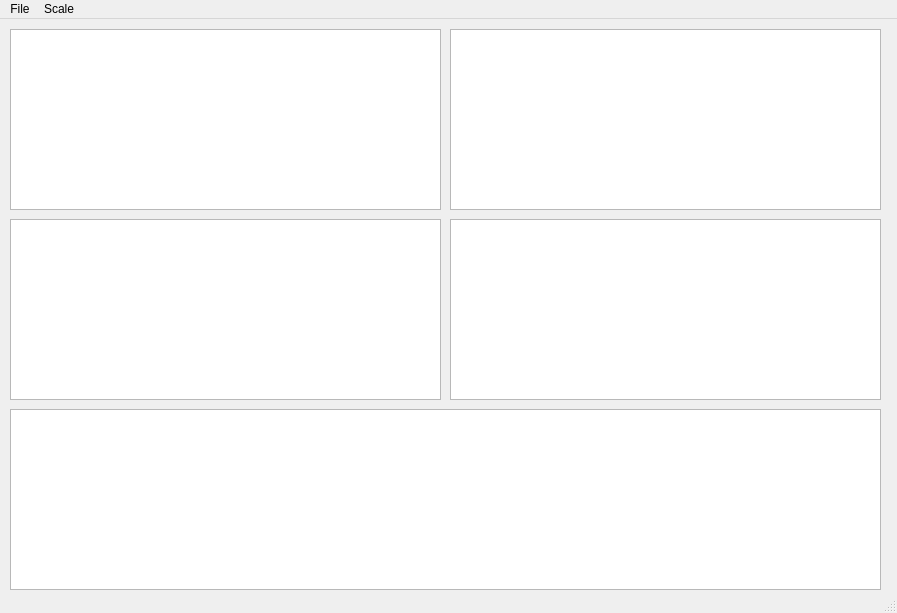
<?xml version="1.0" encoding="UTF-8"?>
<ui version="4.0">
 <class>MainWindow</class>
 <widget class="QMainWindow" name="MainWindow">
  <property name="geometry">
   <rect>
    <x>0</x>
    <y>0</y>
    <width>897</width>
    <height>613</height>
   </rect>
  </property>
  <property name="sizePolicy">
   <sizepolicy hsizetype="Preferred" vsizetype="Preferred">
    <horstretch>0</horstretch>
    <verstretch>0</verstretch>
   </sizepolicy>
  </property>
  <property name="windowTitle">
   <string>TIP</string>
  </property>
  <widget class="QWidget" name="centralwidget">
   <widget class="PlotWidget" name="Temp_view2">
    <property name="geometry">
     <rect>
      <x>450</x>
      <y>10</y>
      <width>431</width>
      <height>181</height>
     </rect>
    </property>
    <property name="sizePolicy">
     <sizepolicy hsizetype="Expanding" vsizetype="Expanding">
      <horstretch>0</horstretch>
      <verstretch>0</verstretch>
     </sizepolicy>
    </property>
   </widget>
   <widget class="PlotWidget" name="Temp_view3">
    <property name="geometry">
     <rect>
      <x>10</x>
      <y>200</y>
      <width>431</width>
      <height>181</height>
     </rect>
    </property>
   </widget>
   <widget class="PlotWidget" name="Temp_view1">
    <property name="geometry">
     <rect>
      <x>10</x>
      <y>10</y>
      <width>431</width>
      <height>181</height>
     </rect>
    </property>
    <property name="sizePolicy">
     <sizepolicy hsizetype="Expanding" vsizetype="Expanding">
      <horstretch>0</horstretch>
      <verstretch>0</verstretch>
     </sizepolicy>
    </property>
   </widget>
   <widget class="PlotWidget" name="Temp_view5">
    <property name="geometry">
     <rect>
      <x>450</x>
      <y>200</y>
      <width>431</width>
      <height>181</height>
     </rect>
    </property>
   </widget>
   <widget class="PlotWidget" name="Temp_view4">
    <property name="geometry">
     <rect>
      <x>10</x>
      <y>390</y>
      <width>871</width>
      <height>181</height>
     </rect>
    </property>
   </widget>
   <widget class="QDoubleSpinBox" name="T2_field">
    <property name="geometry">
     <rect>
      <x>650</x>
      <y>20</y>
      <width>221</width>
      <height>31</height>
     </rect>
    </property>
    <property name="sizePolicy">
     <sizepolicy hsizetype="Expanding" vsizetype="Expanding">
      <horstretch>20</horstretch>
      <verstretch>20</verstretch>
     </sizepolicy>
    </property>
    <property name="sizeIncrement">
     <size>
      <width>0</width>
      <height>0</height>
     </size>
    </property>
    <property name="palette">
     <palette>
      <active>
       <colorrole role="WindowText">
        <brush brushstyle="SolidPattern">
         <color alpha="255">
          <red>255</red>
          <green>255</green>
          <blue>0</blue>
         </color>
        </brush>
       </colorrole>
       <colorrole role="Light">
        <brush brushstyle="SolidPattern">
         <color alpha="0">
          <red>255</red>
          <green>255</green>
          <blue>255</blue>
         </color>
        </brush>
       </colorrole>
       <colorrole role="Text">
        <brush brushstyle="SolidPattern">
         <color alpha="190">
          <red>255</red>
          <green>255</green>
          <blue>255</blue>
         </color>
        </brush>
       </colorrole>
       <colorrole role="Base">
        <brush brushstyle="SolidPattern">
         <color alpha="0">
          <red>255</red>
          <green>255</green>
          <blue>255</blue>
         </color>
        </brush>
       </colorrole>
      </active>
      <inactive>
       <colorrole role="WindowText">
        <brush brushstyle="SolidPattern">
         <color alpha="255">
          <red>255</red>
          <green>255</green>
          <blue>0</blue>
         </color>
        </brush>
       </colorrole>
       <colorrole role="Light">
        <brush brushstyle="SolidPattern">
         <color alpha="0">
          <red>255</red>
          <green>255</green>
          <blue>255</blue>
         </color>
        </brush>
       </colorrole>
       <colorrole role="Text">
        <brush brushstyle="SolidPattern">
         <color alpha="190">
          <red>255</red>
          <green>255</green>
          <blue>255</blue>
         </color>
        </brush>
       </colorrole>
       <colorrole role="Base">
        <brush brushstyle="SolidPattern">
         <color alpha="0">
          <red>255</red>
          <green>255</green>
          <blue>255</blue>
         </color>
        </brush>
       </colorrole>
      </inactive>
      <disabled>
       <colorrole role="WindowText">
        <brush brushstyle="SolidPattern">
         <color alpha="255">
          <red>120</red>
          <green>120</green>
          <blue>120</blue>
         </color>
        </brush>
       </colorrole>
       <colorrole role="Light">
        <brush brushstyle="SolidPattern">
         <color alpha="0">
          <red>255</red>
          <green>255</green>
          <blue>255</blue>
         </color>
        </brush>
       </colorrole>
       <colorrole role="Text">
        <brush brushstyle="SolidPattern">
         <color alpha="255">
          <red>120</red>
          <green>120</green>
          <blue>120</blue>
         </color>
        </brush>
       </colorrole>
       <colorrole role="Base">
        <brush brushstyle="SolidPattern">
         <color alpha="255">
          <red>240</red>
          <green>240</green>
          <blue>240</blue>
         </color>
        </brush>
       </colorrole>
      </disabled>
     </palette>
    </property>
    <property name="font">
     <font>
      <pointsize>23</pointsize>
     </font>
    </property>
    <property name="layoutDirection">
     <enum>Qt::LeftToRight</enum>
    </property>
    <property name="autoFillBackground">
     <bool>false</bool>
    </property>
    <property name="locale">
     <locale language="English" country="UnitedStates"/>
    </property>
    <property name="frame">
     <bool>false</bool>
    </property>
    <property name="alignment">
     <set>Qt::AlignRight|Qt::AlignTrailing|Qt::AlignVCenter</set>
    </property>
    <property name="readOnly">
     <bool>true</bool>
    </property>
    <property name="buttonSymbols">
     <enum>QAbstractSpinBox::NoButtons</enum>
    </property>
    <property name="prefix">
     <string>T2: </string>
    </property>
    <property name="suffix">
     <string> K</string>
    </property>
    <property name="decimals">
     <number>2</number>
    </property>
    <property name="maximum">
     <double>1000.000000000000000</double>
    </property>
    <property name="value">
     <double>0.000000000000000</double>
    </property>
   </widget>
   <widget class="QDoubleSpinBox" name="T3_field">
    <property name="geometry">
     <rect>
      <x>210</x>
      <y>210</y>
      <width>221</width>
      <height>31</height>
     </rect>
    </property>
    <property name="sizePolicy">
     <sizepolicy hsizetype="Expanding" vsizetype="Expanding">
      <horstretch>20</horstretch>
      <verstretch>20</verstretch>
     </sizepolicy>
    </property>
    <property name="sizeIncrement">
     <size>
      <width>0</width>
      <height>0</height>
     </size>
    </property>
    <property name="palette">
     <palette>
      <active>
       <colorrole role="WindowText">
        <brush brushstyle="SolidPattern">
         <color alpha="255">
          <red>255</red>
          <green>255</green>
          <blue>0</blue>
         </color>
        </brush>
       </colorrole>
       <colorrole role="Light">
        <brush brushstyle="SolidPattern">
         <color alpha="0">
          <red>255</red>
          <green>255</green>
          <blue>255</blue>
         </color>
        </brush>
       </colorrole>
       <colorrole role="Text">
        <brush brushstyle="SolidPattern">
         <color alpha="190">
          <red>255</red>
          <green>255</green>
          <blue>255</blue>
         </color>
        </brush>
       </colorrole>
       <colorrole role="Base">
        <brush brushstyle="SolidPattern">
         <color alpha="0">
          <red>255</red>
          <green>255</green>
          <blue>255</blue>
         </color>
        </brush>
       </colorrole>
      </active>
      <inactive>
       <colorrole role="WindowText">
        <brush brushstyle="SolidPattern">
         <color alpha="255">
          <red>255</red>
          <green>255</green>
          <blue>0</blue>
         </color>
        </brush>
       </colorrole>
       <colorrole role="Light">
        <brush brushstyle="SolidPattern">
         <color alpha="0">
          <red>255</red>
          <green>255</green>
          <blue>255</blue>
         </color>
        </brush>
       </colorrole>
       <colorrole role="Text">
        <brush brushstyle="SolidPattern">
         <color alpha="190">
          <red>255</red>
          <green>255</green>
          <blue>255</blue>
         </color>
        </brush>
       </colorrole>
       <colorrole role="Base">
        <brush brushstyle="SolidPattern">
         <color alpha="0">
          <red>255</red>
          <green>255</green>
          <blue>255</blue>
         </color>
        </brush>
       </colorrole>
      </inactive>
      <disabled>
       <colorrole role="WindowText">
        <brush brushstyle="SolidPattern">
         <color alpha="255">
          <red>120</red>
          <green>120</green>
          <blue>120</blue>
         </color>
        </brush>
       </colorrole>
       <colorrole role="Light">
        <brush brushstyle="SolidPattern">
         <color alpha="0">
          <red>255</red>
          <green>255</green>
          <blue>255</blue>
         </color>
        </brush>
       </colorrole>
       <colorrole role="Text">
        <brush brushstyle="SolidPattern">
         <color alpha="255">
          <red>120</red>
          <green>120</green>
          <blue>120</blue>
         </color>
        </brush>
       </colorrole>
       <colorrole role="Base">
        <brush brushstyle="SolidPattern">
         <color alpha="255">
          <red>240</red>
          <green>240</green>
          <blue>240</blue>
         </color>
        </brush>
       </colorrole>
      </disabled>
     </palette>
    </property>
    <property name="font">
     <font>
      <pointsize>23</pointsize>
     </font>
    </property>
    <property name="layoutDirection">
     <enum>Qt::LeftToRight</enum>
    </property>
    <property name="autoFillBackground">
     <bool>false</bool>
    </property>
    <property name="locale">
     <locale language="English" country="UnitedStates"/>
    </property>
    <property name="frame">
     <bool>false</bool>
    </property>
    <property name="alignment">
     <set>Qt::AlignRight|Qt::AlignTrailing|Qt::AlignVCenter</set>
    </property>
    <property name="readOnly">
     <bool>true</bool>
    </property>
    <property name="buttonSymbols">
     <enum>QAbstractSpinBox::NoButtons</enum>
    </property>
    <property name="prefix">
     <string>T3: </string>
    </property>
    <property name="suffix">
     <string> K</string>
    </property>
    <property name="decimals">
     <number>2</number>
    </property>
    <property name="maximum">
     <double>1000.000000000000000</double>
    </property>
    <property name="value">
     <double>0.000000000000000</double>
    </property>
   </widget>
   <widget class="QDoubleSpinBox" name="T5_field">
    <property name="geometry">
     <rect>
      <x>650</x>
      <y>210</y>
      <width>221</width>
      <height>31</height>
     </rect>
    </property>
    <property name="sizePolicy">
     <sizepolicy hsizetype="Expanding" vsizetype="Expanding">
      <horstretch>20</horstretch>
      <verstretch>20</verstretch>
     </sizepolicy>
    </property>
    <property name="sizeIncrement">
     <size>
      <width>0</width>
      <height>0</height>
     </size>
    </property>
    <property name="palette">
     <palette>
      <active>
       <colorrole role="WindowText">
        <brush brushstyle="SolidPattern">
         <color alpha="255">
          <red>255</red>
          <green>255</green>
          <blue>0</blue>
         </color>
        </brush>
       </colorrole>
       <colorrole role="Light">
        <brush brushstyle="SolidPattern">
         <color alpha="0">
          <red>255</red>
          <green>255</green>
          <blue>255</blue>
         </color>
        </brush>
       </colorrole>
       <colorrole role="Text">
        <brush brushstyle="SolidPattern">
         <color alpha="190">
          <red>255</red>
          <green>255</green>
          <blue>255</blue>
         </color>
        </brush>
       </colorrole>
       <colorrole role="Base">
        <brush brushstyle="SolidPattern">
         <color alpha="0">
          <red>255</red>
          <green>255</green>
          <blue>255</blue>
         </color>
        </brush>
       </colorrole>
      </active>
      <inactive>
       <colorrole role="WindowText">
        <brush brushstyle="SolidPattern">
         <color alpha="255">
          <red>255</red>
          <green>255</green>
          <blue>0</blue>
         </color>
        </brush>
       </colorrole>
       <colorrole role="Light">
        <brush brushstyle="SolidPattern">
         <color alpha="0">
          <red>255</red>
          <green>255</green>
          <blue>255</blue>
         </color>
        </brush>
       </colorrole>
       <colorrole role="Text">
        <brush brushstyle="SolidPattern">
         <color alpha="190">
          <red>255</red>
          <green>255</green>
          <blue>255</blue>
         </color>
        </brush>
       </colorrole>
       <colorrole role="Base">
        <brush brushstyle="SolidPattern">
         <color alpha="0">
          <red>255</red>
          <green>255</green>
          <blue>255</blue>
         </color>
        </brush>
       </colorrole>
      </inactive>
      <disabled>
       <colorrole role="WindowText">
        <brush brushstyle="SolidPattern">
         <color alpha="255">
          <red>120</red>
          <green>120</green>
          <blue>120</blue>
         </color>
        </brush>
       </colorrole>
       <colorrole role="Light">
        <brush brushstyle="SolidPattern">
         <color alpha="0">
          <red>255</red>
          <green>255</green>
          <blue>255</blue>
         </color>
        </brush>
       </colorrole>
       <colorrole role="Text">
        <brush brushstyle="SolidPattern">
         <color alpha="255">
          <red>120</red>
          <green>120</green>
          <blue>120</blue>
         </color>
        </brush>
       </colorrole>
       <colorrole role="Base">
        <brush brushstyle="SolidPattern">
         <color alpha="255">
          <red>240</red>
          <green>240</green>
          <blue>240</blue>
         </color>
        </brush>
       </colorrole>
      </disabled>
     </palette>
    </property>
    <property name="font">
     <font>
      <pointsize>23</pointsize>
     </font>
    </property>
    <property name="layoutDirection">
     <enum>Qt::LeftToRight</enum>
    </property>
    <property name="autoFillBackground">
     <bool>false</bool>
    </property>
    <property name="locale">
     <locale language="English" country="UnitedStates"/>
    </property>
    <property name="frame">
     <bool>false</bool>
    </property>
    <property name="alignment">
     <set>Qt::AlignRight|Qt::AlignTrailing|Qt::AlignVCenter</set>
    </property>
    <property name="readOnly">
     <bool>true</bool>
    </property>
    <property name="buttonSymbols">
     <enum>QAbstractSpinBox::NoButtons</enum>
    </property>
    <property name="prefix">
     <string>T5: </string>
    </property>
    <property name="suffix">
     <string> K</string>
    </property>
    <property name="decimals">
     <number>2</number>
    </property>
    <property name="maximum">
     <double>1000.000000000000000</double>
    </property>
    <property name="value">
     <double>0.000000000000000</double>
    </property>
   </widget>
   <widget class="QDoubleSpinBox" name="T4_field">
    <property name="geometry">
     <rect>
      <x>650</x>
      <y>400</y>
      <width>221</width>
      <height>31</height>
     </rect>
    </property>
    <property name="sizePolicy">
     <sizepolicy hsizetype="Expanding" vsizetype="Expanding">
      <horstretch>20</horstretch>
      <verstretch>20</verstretch>
     </sizepolicy>
    </property>
    <property name="sizeIncrement">
     <size>
      <width>0</width>
      <height>0</height>
     </size>
    </property>
    <property name="palette">
     <palette>
      <active>
       <colorrole role="WindowText">
        <brush brushstyle="SolidPattern">
         <color alpha="255">
          <red>255</red>
          <green>255</green>
          <blue>0</blue>
         </color>
        </brush>
       </colorrole>
       <colorrole role="Light">
        <brush brushstyle="SolidPattern">
         <color alpha="0">
          <red>255</red>
          <green>255</green>
          <blue>255</blue>
         </color>
        </brush>
       </colorrole>
       <colorrole role="Text">
        <brush brushstyle="SolidPattern">
         <color alpha="190">
          <red>255</red>
          <green>255</green>
          <blue>255</blue>
         </color>
        </brush>
       </colorrole>
       <colorrole role="Base">
        <brush brushstyle="SolidPattern">
         <color alpha="0">
          <red>255</red>
          <green>255</green>
          <blue>255</blue>
         </color>
        </brush>
       </colorrole>
      </active>
      <inactive>
       <colorrole role="WindowText">
        <brush brushstyle="SolidPattern">
         <color alpha="255">
          <red>255</red>
          <green>255</green>
          <blue>0</blue>
         </color>
        </brush>
       </colorrole>
       <colorrole role="Light">
        <brush brushstyle="SolidPattern">
         <color alpha="0">
          <red>255</red>
          <green>255</green>
          <blue>255</blue>
         </color>
        </brush>
       </colorrole>
       <colorrole role="Text">
        <brush brushstyle="SolidPattern">
         <color alpha="190">
          <red>255</red>
          <green>255</green>
          <blue>255</blue>
         </color>
        </brush>
       </colorrole>
       <colorrole role="Base">
        <brush brushstyle="SolidPattern">
         <color alpha="0">
          <red>255</red>
          <green>255</green>
          <blue>255</blue>
         </color>
        </brush>
       </colorrole>
      </inactive>
      <disabled>
       <colorrole role="WindowText">
        <brush brushstyle="SolidPattern">
         <color alpha="255">
          <red>120</red>
          <green>120</green>
          <blue>120</blue>
         </color>
        </brush>
       </colorrole>
       <colorrole role="Light">
        <brush brushstyle="SolidPattern">
         <color alpha="0">
          <red>255</red>
          <green>255</green>
          <blue>255</blue>
         </color>
        </brush>
       </colorrole>
       <colorrole role="Text">
        <brush brushstyle="SolidPattern">
         <color alpha="255">
          <red>120</red>
          <green>120</green>
          <blue>120</blue>
         </color>
        </brush>
       </colorrole>
       <colorrole role="Base">
        <brush brushstyle="SolidPattern">
         <color alpha="255">
          <red>240</red>
          <green>240</green>
          <blue>240</blue>
         </color>
        </brush>
       </colorrole>
      </disabled>
     </palette>
    </property>
    <property name="font">
     <font>
      <pointsize>23</pointsize>
     </font>
    </property>
    <property name="layoutDirection">
     <enum>Qt::LeftToRight</enum>
    </property>
    <property name="autoFillBackground">
     <bool>false</bool>
    </property>
    <property name="locale">
     <locale language="English" country="UnitedStates"/>
    </property>
    <property name="frame">
     <bool>false</bool>
    </property>
    <property name="alignment">
     <set>Qt::AlignRight|Qt::AlignTrailing|Qt::AlignVCenter</set>
    </property>
    <property name="readOnly">
     <bool>true</bool>
    </property>
    <property name="buttonSymbols">
     <enum>QAbstractSpinBox::NoButtons</enum>
    </property>
    <property name="prefix">
     <string>T4: </string>
    </property>
    <property name="suffix">
     <string> K</string>
    </property>
    <property name="decimals">
     <number>2</number>
    </property>
    <property name="maximum">
     <double>1000.000000000000000</double>
    </property>
    <property name="value">
     <double>0.000000000000000</double>
    </property>
   </widget>
   <widget class="QDoubleSpinBox" name="T1a_field">
    <property name="geometry">
     <rect>
      <x>200</x>
      <y>20</y>
      <width>231</width>
      <height>31</height>
     </rect>
    </property>
    <property name="sizePolicy">
     <sizepolicy hsizetype="Expanding" vsizetype="Expanding">
      <horstretch>20</horstretch>
      <verstretch>20</verstretch>
     </sizepolicy>
    </property>
    <property name="sizeIncrement">
     <size>
      <width>0</width>
      <height>0</height>
     </size>
    </property>
    <property name="palette">
     <palette>
      <active>
       <colorrole role="WindowText">
        <brush brushstyle="SolidPattern">
         <color alpha="255">
          <red>255</red>
          <green>255</green>
          <blue>0</blue>
         </color>
        </brush>
       </colorrole>
       <colorrole role="Light">
        <brush brushstyle="SolidPattern">
         <color alpha="0">
          <red>255</red>
          <green>255</green>
          <blue>255</blue>
         </color>
        </brush>
       </colorrole>
       <colorrole role="Text">
        <brush brushstyle="SolidPattern">
         <color alpha="190">
          <red>255</red>
          <green>255</green>
          <blue>255</blue>
         </color>
        </brush>
       </colorrole>
       <colorrole role="Base">
        <brush brushstyle="SolidPattern">
         <color alpha="0">
          <red>255</red>
          <green>255</green>
          <blue>255</blue>
         </color>
        </brush>
       </colorrole>
      </active>
      <inactive>
       <colorrole role="WindowText">
        <brush brushstyle="SolidPattern">
         <color alpha="255">
          <red>255</red>
          <green>255</green>
          <blue>0</blue>
         </color>
        </brush>
       </colorrole>
       <colorrole role="Light">
        <brush brushstyle="SolidPattern">
         <color alpha="0">
          <red>255</red>
          <green>255</green>
          <blue>255</blue>
         </color>
        </brush>
       </colorrole>
       <colorrole role="Text">
        <brush brushstyle="SolidPattern">
         <color alpha="190">
          <red>255</red>
          <green>255</green>
          <blue>255</blue>
         </color>
        </brush>
       </colorrole>
       <colorrole role="Base">
        <brush brushstyle="SolidPattern">
         <color alpha="0">
          <red>255</red>
          <green>255</green>
          <blue>255</blue>
         </color>
        </brush>
       </colorrole>
      </inactive>
      <disabled>
       <colorrole role="WindowText">
        <brush brushstyle="SolidPattern">
         <color alpha="255">
          <red>120</red>
          <green>120</green>
          <blue>120</blue>
         </color>
        </brush>
       </colorrole>
       <colorrole role="Light">
        <brush brushstyle="SolidPattern">
         <color alpha="0">
          <red>255</red>
          <green>255</green>
          <blue>255</blue>
         </color>
        </brush>
       </colorrole>
       <colorrole role="Text">
        <brush brushstyle="SolidPattern">
         <color alpha="255">
          <red>120</red>
          <green>120</green>
          <blue>120</blue>
         </color>
        </brush>
       </colorrole>
       <colorrole role="Base">
        <brush brushstyle="SolidPattern">
         <color alpha="255">
          <red>240</red>
          <green>240</green>
          <blue>240</blue>
         </color>
        </brush>
       </colorrole>
      </disabled>
     </palette>
    </property>
    <property name="font">
     <font>
      <pointsize>23</pointsize>
     </font>
    </property>
    <property name="layoutDirection">
     <enum>Qt::LeftToRight</enum>
    </property>
    <property name="autoFillBackground">
     <bool>false</bool>
    </property>
    <property name="locale">
     <locale language="English" country="UnitedStates"/>
    </property>
    <property name="frame">
     <bool>false</bool>
    </property>
    <property name="alignment">
     <set>Qt::AlignRight|Qt::AlignTrailing|Qt::AlignVCenter</set>
    </property>
    <property name="readOnly">
     <bool>true</bool>
    </property>
    <property name="buttonSymbols">
     <enum>QAbstractSpinBox::NoButtons</enum>
    </property>
    <property name="prefix">
     <string>T1: </string>
    </property>
    <property name="suffix">
     <string> K</string>
    </property>
    <property name="decimals">
     <number>2</number>
    </property>
    <property name="maximum">
     <double>1000.000000000000000</double>
    </property>
    <property name="value">
     <double>0.000000000000000</double>
    </property>
   </widget>
   <zorder>Temp_view1</zorder>
   <zorder>Temp_view2</zorder>
   <zorder>Temp_view3</zorder>
   <zorder>Temp_view5</zorder>
   <zorder>Temp_view4</zorder>
   <zorder>T2_field</zorder>
   <zorder>T3_field</zorder>
   <zorder>T5_field</zorder>
   <zorder>T4_field</zorder>
   <zorder>T1a_field</zorder>
  </widget>
  <widget class="QMenuBar" name="menubar">
   <property name="geometry">
    <rect>
     <x>0</x>
     <y>0</y>
     <width>897</width>
     <height>21</height>
    </rect>
   </property>
   <widget class="QMenu" name="menuFile">
    <property name="title">
     <string>File</string>
    </property>
    <addaction name="m_poll"/>
    <addaction name="separator"/>
    <addaction name="actionStart"/>
    <addaction name="actionQuit"/>
   </widget>
   <widget class="QMenu" name="menuScale">
    <property name="title">
     <string>Scale</string>
    </property>
    <addaction name="b_auto"/>
    <addaction name="separator"/>
    <addaction name="b_24"/>
    <addaction name="b_12"/>
    <addaction name="b_6"/>
    <addaction name="b_2"/>
    <addaction name="b_1"/>
   </widget>
   <addaction name="menuFile"/>
   <addaction name="menuScale"/>
  </widget>
  <widget class="QStatusBar" name="statusbar"/>
  <action name="actionQuit">
   <property name="text">
    <string>Quit</string>
   </property>
  </action>
  <action name="actionStart">
   <property name="text">
    <string>Start</string>
   </property>
  </action>
  <action name="b_auto">
   <property name="text">
    <string>Autoscale</string>
   </property>
  </action>
  <action name="b_24">
   <property name="text">
    <string>24h</string>
   </property>
  </action>
  <action name="b_12">
   <property name="text">
    <string>12h</string>
   </property>
  </action>
  <action name="b_6">
   <property name="text">
    <string>6h</string>
   </property>
  </action>
  <action name="b_2">
   <property name="text">
    <string>2h</string>
   </property>
  </action>
  <action name="b_1">
   <property name="text">
    <string>1h</string>
   </property>
  </action>
  <action name="m_poll">
   <property name="enabled">
    <bool>false</bool>
   </property>
   <property name="text">
    <string>Measure all channels</string>
   </property>
  </action>
 </widget>
 <customwidgets>
  <customwidget>
   <class>PlotWidget</class>
   <extends>QGraphicsView</extends>
   <header>pyqtgraph</header>
  </customwidget>
 </customwidgets>
 <resources/>
 <connections/>
</ui>
